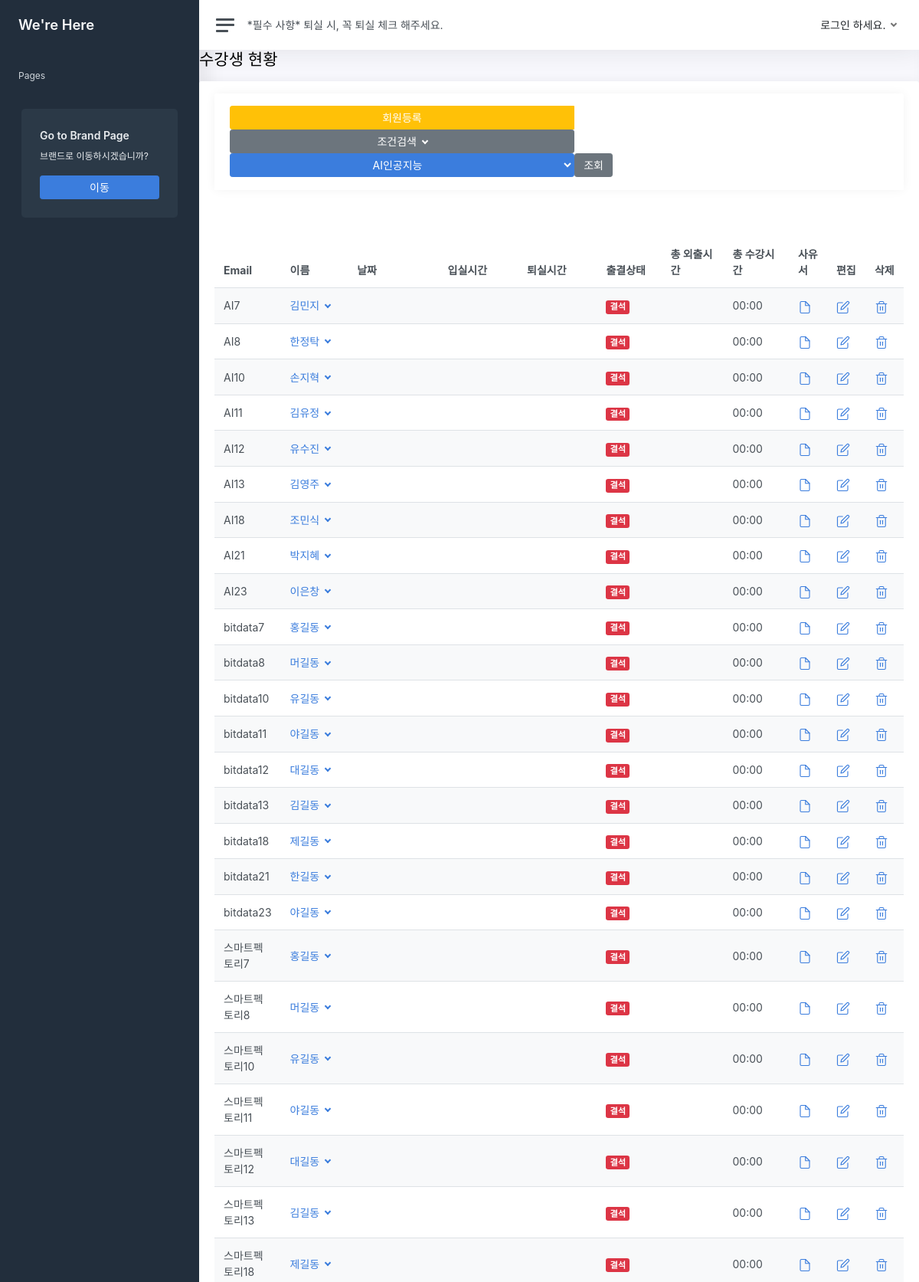
The page /CRM/status/data/absent/ (upper part) on the database its author committed.
### CRM/models.py (models this page shows)
class Student_list(models.Model):
    studentListNum = models.AutoField(ClassList, primary_key=True)
    member_fk = models.ForeignKey(Member, on_delete=models.CASCADE)
    class_fk = models.ForeignKey(ClassList, on_delete=models.CASCADE)
    date = models.DateField(auto_now_add=True)
    attendance = models.CharField(max_length=2,default='N',null=True)
    absent = models.CharField(max_length=2,default='N',null=True)
    late = models.CharField(max_length=2,default='N',null=True)
    early= models.CharField(max_length=2,default='N',null=True)
    input_time = models.DateTimeField(null=True)
    output_time= models.DateTimeField(null=True)
    total_time_outing = models.DateTimeField(null=True)
    total_time = models.DateTimeField(null=True)
    temperature = models.FloatField(null=True)

class Member (models.Model):
    email = models.CharField(max_length=200, primary_key=True)
    class_fk = models.ForeignKey(ClassList, on_delete=models.CASCADE, null=True)
    password = models.CharField(max_length=200)
    name = models.CharField(max_length=50)
    age = models.IntegerField(null=True)
    university = models.CharField(max_length=50,default = '',null=True)
    major = models.CharField(max_length=50,default = '',null=True)
    interest_language = models.CharField(max_length=50,default = '',null=True)
    phone_number = models.CharField(max_length=100,default = '',null=True)
    address = models.CharField(max_length=200,default = '',null=True)
    birth = models.DateField(null=True)
    seat_num = models.IntegerField(null=True)
    authority = models.CharField(max_length=50)

### CRM/VIEW/status.py (the view)
# urls.py: path('status/data/absent/',             Status.absent,        name='status_absent'),
    def absent(request):
        classlist = ClassList.objects.all()
        list_status_here = Student_list.objects.filter(absent='Y')
        context = {'classlist' : classlist,}
        for object in list_status_here:
            object.date = ''
            object.input_time = ''
            object.output_time = ''
            object.total_time = '00:00'
            object.absent = '결석'
        context = {'list_status' : list_status_here, 'classlist' : classlist,}
        return render(request, './crm/page/03_status/status_03.html', context)

### CRM/templates/crm/page/03_status/status_03.html (shortened to what this page needs)
{% extends 'crm/include/base_c.html' %}
{% load static %}
{% block content %}
<h1 class="h3 mb-3">수강생 현황</h1>
<div class="row">
    <div class="col-12">
        <div class="card">
            <div class="card-header">
                <div class="card">
                    <div class="card-header">
                        <div class="btn-group">
                            <button type="button" class="btn btn-warning" data-toggle="modal" data-target="#centeredModalWarning" style="width:450px">
                            회원등록
                            </button>
                        </div>
                        <div class="btn-group">
                            <button type="button" class="btn btn-secondary dropdown-toggle" data-toggle="dropdown"
                                style="width:450px">
                                조건검색
                            </button>
                        </div>
                        <div class="btn-group">
                            <select type="button" class="btn btn-primary dropdown-toggle" data-toggle="dropdown"
                                aria-haspopup="true" aria-expanded="false" name="select_class"
                                id="select_class" onchange="search_class()" style="width:450px">
                                <div class="dropdown-menu">
                                    {% for object in classlist %}
                                    <option>{{ object.class_name }}</option>
                                </div>
                                {% endfor %}
                                <form action="{% url 'CRM:status_data'%}"method="post">
                                    <button type="submit" class="btn btn-secondary"> 조회 </button>
                                </form>
                            </div>
                    </div>
                </div>
            </div>
            <div class="card-body">
                <table class="table table-striped" id="dynamicTable">
                    <thead>
                        <tr>
                            <th style="width:6%;">Email</th>
                            <th style="width:10%">이름</th>
                            <th style="width:15%">날짜</th>
                            <th style="width:13%">입실시간</th>
                            <th style="width:13%">퇴실시간</th>
                            <th style="width:10%">출결상태</th>
                            <th style="width:10%">총 외출시간</th>
                            <th style="width:10%">총 수강시간</th>
                            <th style="width:5%">사유서</th>
                            <th style="width:4%">편집</th>
                            <th style="width:4%">삭제</th>
                        </tr>
                    </thead>
                    <tbody id="dynamicTbody">
                        {% for status in list_status %}
                        <tr>
                            <td> {{status.member_fk.email}} </td>
                            <td>
                                <a class="dropdown-toggle" href="#" data-toggle="dropdown" aria-expanded="false">
                                    {{ status.member_fk.name }}
                                </a>
                            </td>
                            <td> {{status.date}} </td>
                            <td> {{status.input_time}} </td>
                            <td> {{status.output_time}} </td>
                            {% if status.absent == '결석' %}
                            <td> <span class="badge bg-danger"> 결석 </span> </td>
                            {% elif status.absent == '미퇴실' %}
                            <td> <span class="align-middle"> 미퇴실 </span> </td>
                            {% elif status.absent == '지각' %}
                            <td> <span class="badge bg-warning"> 지각 </span> </td>
                            {% elif status.absent == '조퇴' %}
                            <td> 조퇴 </td>
                            {% else %}
                            <td> <span class="badge bg-success"> 출석 </span> </td>
                            {% endif %}
                            <td> </td>
                            <td> {{status.total_time}} </td>
                            <td> <a href="#"> </a></td>
                            <td> <a href="#">
                            </a></td>
                            <td> <a href="#">
                            </a></td>
                        </tr>
                        {% endfor %}
                    </tbody>
                </table>
            </div>
        </div>
    </div>
</div>
{% endblock %}

### rows shown on the page
Student_list: member_fk.email "AI7", member_fk.name "김민지", absent "결석", total_time "00:00"
Student_list: member_fk.email "AI8", member_fk.name "한정탁", absent "결석", total_time "00:00"
Student_list: member_fk.email "AI10", member_fk.name "손지혁", absent "결석", total_time "00:00"
Student_list: member_fk.email "AI11", member_fk.name "김유정", absent "결석", total_time "00:00"
Student_list: member_fk.email "AI12", member_fk.name "유수진", absent "결석", total_time "00:00"
Student_list: member_fk.email "AI13", member_fk.name "김영주", absent "결석", total_time "00:00"
Student_list: member_fk.email "AI18", member_fk.name "조민식", absent "결석", total_time "00:00"
Student_list: member_fk.email "AI21", member_fk.name "박지혜", absent "결석", total_time "00:00"
Student_list: member_fk.email "AI23", member_fk.name "이은창", absent "결석", total_time "00:00"
Student_list: member_fk.email "bitdata7", member_fk.name "홍길동", absent "결석", total_time "00:00"
Student_list: member_fk.email "bitdata8", member_fk.name "머길동", absent "결석", total_time "00:00"
Student_list: member_fk.email "bitdata10", member_fk.name "유길동", absent "결석", total_time "00:00"
Student_list: member_fk.email "bitdata11", member_fk.name "야길동", absent "결석", total_time "00:00"
Student_list: member_fk.email "bitdata12", member_fk.name "대길동", absent "결석", total_time "00:00"
Student_list: member_fk.email "bitdata13", member_fk.name "김길동", absent "결석", total_time "00:00"
Student_list: member_fk.email "bitdata18", member_fk.name "제길동", absent "결석", total_time "00:00"
Student_list: member_fk.email "bitdata21", member_fk.name "한길동", absent "결석", total_time "00:00"
Student_list: member_fk.email "bitdata23", member_fk.name "야길동", absent "결석", total_time "00:00"
Student_list: member_fk.email "스마트펙토리7", member_fk.name "홍길동", absent "결석", total_time "00:00"
Student_list: member_fk.email "스마트펙토리8", member_fk.name "머길동", absent "결석", total_time "00:00"
Student_list: member_fk.email "스마트펙토리10", member_fk.name "유길동", absent "결석", total_time "00:00"
Student_list: member_fk.email "스마트펙토리11", member_fk.name "야길동", absent "결석", total_time "00:00"
Student_list: member_fk.email "스마트펙토리12", member_fk.name "대길동", absent "결석", total_time "00:00"
Student_list: member_fk.email "스마트펙토리13", member_fk.name "김길동", absent "결석", total_time "00:00"
Student_list: member_fk.email "스마트펙토리18", member_fk.name "제길동", absent "결석", total_time "00:00"

### other values the page prints
form field select_class "AI인공지능"
